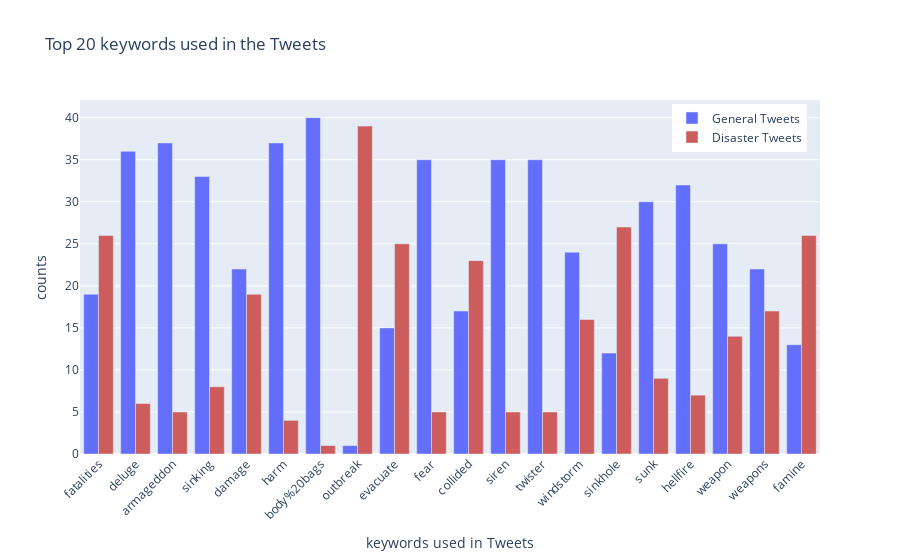

This figure's notebook cell:
### Code cell
import plotly.graph_objects as go

fig = go.Figure()
fig.add_trace(go.Bar(
    x = df1.keyword,
    y=df1.general,
    name= 'General Tweets'
    
   
))
fig.add_trace(go.Bar(
    x = df1.keyword,
    y=df1.disaster,
    name = 'Disaster Tweets' ,
    marker_color='indianred'
))


fig.update_layout(barmode='group', xaxis_tickangle=-45, 
                    title = 'Top 20 keywords used in the Tweets',
                    xaxis_title = 'keywords used in Tweets',
                    yaxis_title = 'counts',legend=dict(
                    yanchor="top",y=0.99,xanchor="left",x=0.80)
                    )
fig.show()

### Figure 1 — Plotly figure (JSON) as saved in the notebook; plotly's stock layout.template omitted (floating-point values rounded to 4 significant figures)
{"data": [{"name": "General Tweets", "type": "bar", "x": ["fatalities", "deluge", "armageddon", "sinking", "damage", "harm", "body%20bags", "outbreak", "evacuate", "fear", "collided", "siren", "twister", "windstorm", "sinkhole", "sunk", "hellfire", "weapon", "weapons", "famine"], "y": [19, 36, 37, 33, 22, 37, 40, 1, 15, 35, 17, 35, 35, 24, 12, 30, 32, 25, 22, 13]}, {"marker": {"color": "indianred"}, "name": "Disaster Tweets", "type": "bar", "x": ["fatalities", "deluge", "armageddon", "sinking", "damage", "harm", "body%20bags", "outbreak", "evacuate", "fear", "collided", "siren", "twister", "windstorm", "sinkhole", "sunk", "hellfire", "weapon", "weapons", "famine"], "y": [26, 6, 5, 8, 19, 4, 1, 39, 25, 5, 23, 5, 5, 16, 27, 9, 7, 14, 17, 26]}], "layout": {"barmode": "group", "legend": {"x": 0.8, "xanchor": "left", "y": 0.99, "yanchor": "top"}, "title": {"text": "Top 20 keywords used in the Tweets"}, "xaxis": {"tickangle": -45, "title": {"text": "keywords used in Tweets"}}, "yaxis": {"title": {"text": "counts"}}}}
